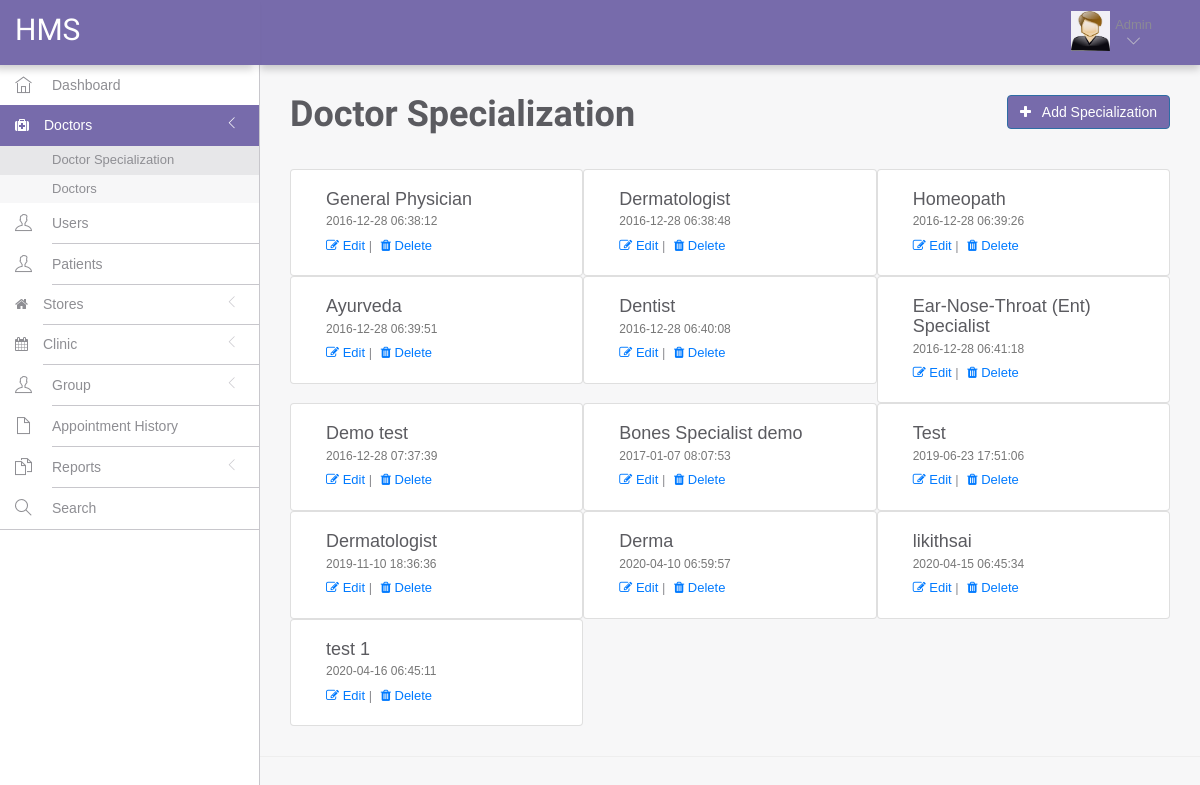
/hms/admin/dashboard.php?page=doctorSpecialization, run on an earlier commit of the app's database.
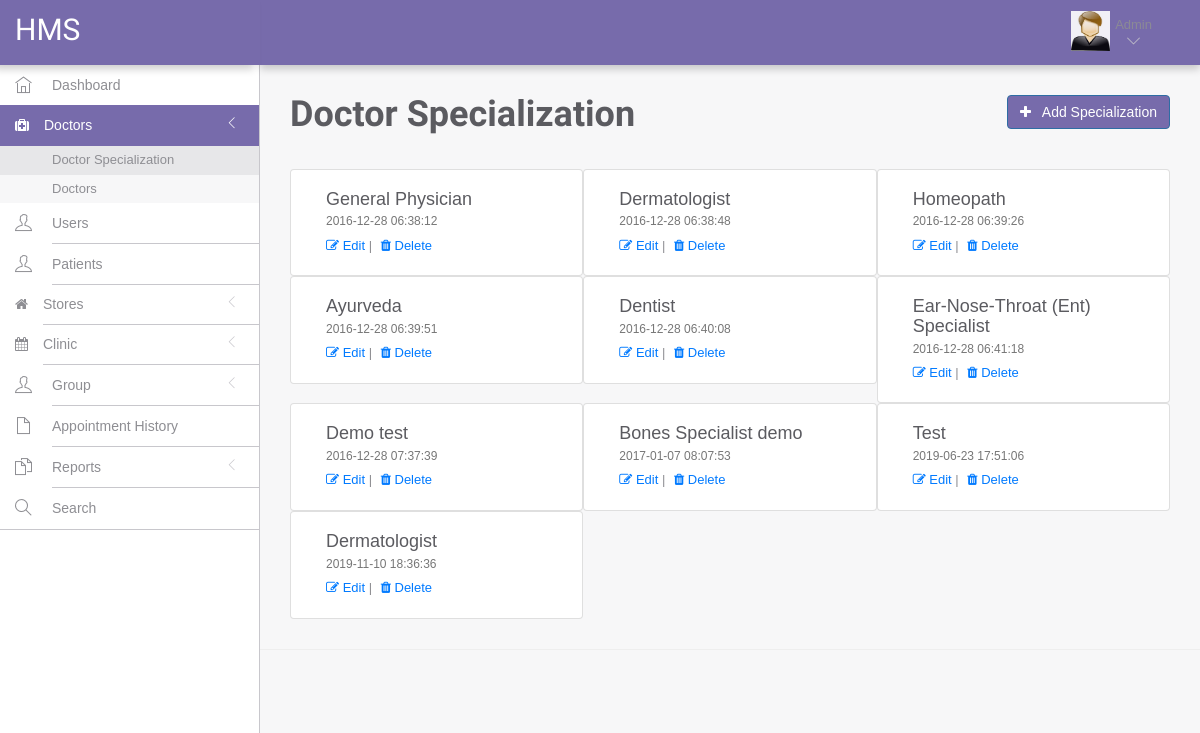
And on a later commit of the database.
### tables this page shows
CREATE TABLE `doctorspecilization` (
  `id` int(11) NOT NULL,
  `specilization` varchar(255) DEFAULT NULL,
  `creationDate` timestamp NULL DEFAULT CURRENT_TIMESTAMP,
  `updationDate` timestamp NULL DEFAULT NULL ON UPDATE CURRENT_TIMESTAMP
);

### hms/admin/include/page/doctorSpecialization.php (the view, shortened to what this page needs)
<div class="row mb-4">
	<div class="col-md-8 text-left">
	<h1><b>Doctor Specialization</b></h1>
	</div>
	<div class="col-md-4 text-right">
		<button type="button" data-toggle="modal" data-target="#myModal" class="btn btn-o btn-primary btn-purple"><i class="fa fa-plus" aria-hidden="true"></i>&nbsp;&nbsp; Add Specialization</button>
	</div>
</div>
<div>
	<?php
		$sql=mysqli_query($con,"select * from doctorSpecilization");
        while($row=mysqli_fetch_array($sql)) {
    ?>
			<div class="card col-md-4">
				<div class="card-body">
					<h4 class="card-title"><?php echo $row['specilization']; ?></h4>
					<h6 class="card-subtitle mb-2 text-muted"><?php echo $row['creationDate'];?></h6>
					<a href="dashboard.php?page=editDoctorSpecialization&id=<?php echo $row['id'];?>"><i class="fa fa-edit"></i> Edit</a> |
					<a href="dashboard.php?page=doctorSpecialization&id=<?php echo $row['id']?>&del=delete" onclick="return confirm('Are you sure you want to delete this item?');" style="padding: 5px;"><i class="fa fa-trash" aria-hidden="true"></i> Delete</a>
				</div>
			</div>
	<?php
        }
    ?>
</div>

What changed in the data, as far as the page shows it:
removed doctorspecilization: specilization "Derma", creationDate "2020-04-10 06:59:57"
removed doctorspecilization: specilization "likithsai", creationDate "2020-04-15 06:45:34"
removed doctorspecilization: specilization "test 1", creationDate "2020-04-16 06:45:11"
